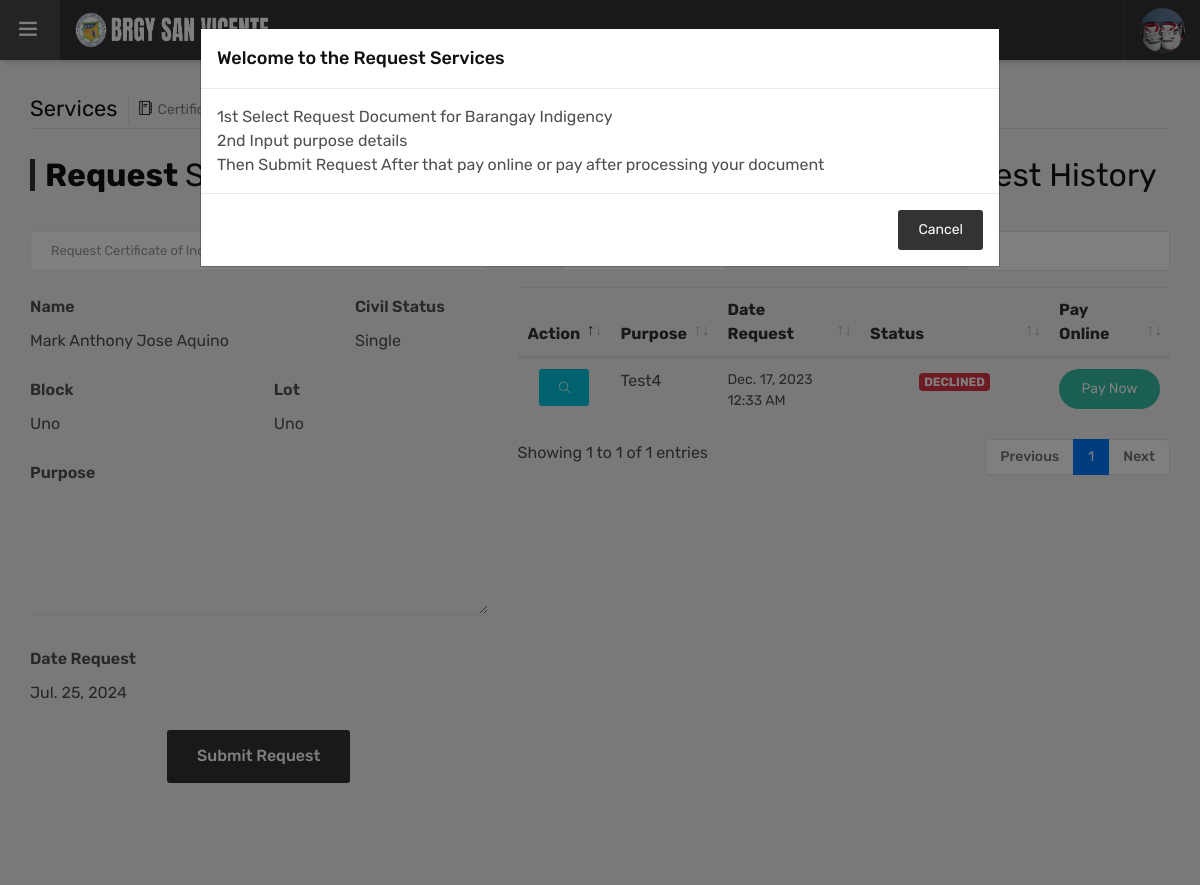
The page /residents/indigency.php (signed in) on the database its author committed.
### tables this page shows
CREATE TABLE `residents` (
  `id` int(11) NOT NULL,
  `id_number` varchar(50) NOT NULL,
  `fname` varchar(200) NOT NULL,
  `mname` varchar(200) NOT NULL,
  `lname` varchar(200) NOT NULL,
  `gender` varchar(20) NOT NULL,
  `civil_status` varchar(50) NOT NULL,
  `email` varchar(50) NOT NULL,
  `password` varchar(65) NOT NULL,
  `contact_number` varchar(50) NOT NULL,
  `address` varchar(500) NOT NULL,
  `address2` varchar(100) DEFAULT NULL,
  `resident_since` varchar(100) DEFAULT NULL,
  `birth_date` date DEFAULT NULL,
  `ext` varchar(200) DEFAULT NULL,
  `address3` varchar(200) DEFAULT NULL,
  `birth_place` varchar(200) DEFAULT NULL,
  `occupation` varchar(200) DEFAULT NULL,
  `fourps` varchar(11) NOT NULL,
  `status` int(11) NOT NULL,
  `verified` int(11) NOT NULL,
  `email_verif` int(11) DEFAULT NULL,
  `date_registered` datetime NOT NULL,
  `resident_status` varchar(50) DEFAULT NULL,
  `photo` varchar(200) DEFAULT NULL
);

CREATE TABLE `request` (
  `id` int(11) NOT NULL,
  `resident_id` int(11) NOT NULL,
  `request_type` int(11) NOT NULL,
  `purpose` varchar(200) NOT NULL,
  `date_issued` datetime NOT NULL,
  `date_pickup` date DEFAULT NULL,
  `status2` varchar(100) DEFAULT NULL,
  `status` int(11) NOT NULL
);

### global/model.php (called while the page is built, shortened)
<?php
	Class Model {
		private $server = "localhost";
		private $username = "root";
		private $password = "";
		private $dbname = "brgy_salvacion";
		private $conn;
		public function __construct() {
			try {
				$this->conn = new mysqli($this->server, $this->username, $this->password, $this->dbname);
			} catch (Exception $e) {
				echo "Connection failed" . $e->getMessage();
			}
		}
		public function displayDepartment2($id) {
			$data = null;
			$query = "SELECT * FROM residents WHERE id = ?";
			if($stmt = $this->conn->prepare($query)) {
				$stmt->bind_param("i", $id);
				$stmt->execute();
				$result = $stmt->get_result();
				while ($row = $result->fetch_assoc()) {
					$data[] = $row;
				}
			}
			return $data;
		}
		public function fetchRequestsHistory2($id, $request_type) {
			$data = null;
			$query = "SELECT a.*, b.fname, b.mname, b.lname, b.address, b.address2, b.resident_since, b.civil_status, b.id AS resident_id FROM request AS a INNER JOIN residents AS b ON a.resident_id = b.id WHERE a.resident_id = ? AND a.request_type = ? ORDER BY a.id DESC";
			if ($stmt = $this->conn->prepare($query)) {
				$stmt->bind_param('ii', $id, $request_type);
				$stmt->execute();
				$result = $stmt->get_result();
				while ($row = $result->fetch_assoc()) {
					$data[] = $row;
				}
			}
			return $data;
		}
	}
?>

### residents/department.php (called while the page is built, shortened)
<?php
	$department = $model->displayDepartment2($_SESSION['sess2']);
	if (!empty($department)) {
		foreach ($department as $dep) {
			$r_fname = $dep['fname'];
			$r_mname = $dep['mname'];
			$r_lname = $dep['lname'];
			$r_civil_status = $dep['civil_status'];
			$r_address = $dep['address'];
			$r_address2 = $dep['address2'];
			$photo = $dep['photo'];
														if ($photo == '') {
															$photo = 'default';
    													}
    													else {
    														$photo = $dep['photo'];
    													}
		}
	}
?>

### residents/indigency.php (the view, shortened to what this page needs)
<?php
	include('../global/model.php');
	$model = new Model();
	include('department.php');
	$row = $r_id;
?>
<!DOCTYPE html>
<html lang="en">
	<head>
		<link rel="stylesheet" type="text/css" href="../dashboard/assets/css/dataTables.bootstrap4.min.css">
		<link rel="stylesheet" type="text/css" href="../dashboard/assets/css/assets.css">
		<link rel="stylesheet" type="text/css" href="../dashboard/assets/vendors/calendar/fullcalendar.css">
		<link rel="stylesheet" type="text/css" href="../dashboard/assets/css/typography.css">
		<link rel="stylesheet" type="text/css" href="../dashboard/assets/css/shortcodes/shortcodes.css">
		<link rel="stylesheet" type="text/css" href="../dashboard/assets/css/style.css">
		<link rel="stylesheet" type="text/css" href="../dashboard/assets/css/dashboard.css">
	</head>
	<body class="ttr-opened-sidebar ttr-pinned-sidebar" style="background-color: #F3F3F3;">
		<?php include 'navbar.php'; ?>
		<main class="ttr-wrapper" style="background-color: #F3F3F3;">
			<div class="container-fluid">
				<div class="db-breadcrumb">
					<h4 class="breadcrumb-title">Services</h4>
					<ul class="db-breadcrumb-list">
						<li><i class="ti-agenda"></i>Certificate of Indigency</li>
					</ul>
				</div>
				<div class="row">
					<div class="col-lg-5 m-b30">
									<form class="contact-bx dzForm" method="post">
										<div class="heading-bx left">
											<h2 class="title-head">Request <span>Services</span></h2>
										</div>
										<div style="padding: 5px;"></div>
										<div class="row placeani" id="sent">
											<div class="col-lg-12">
												<select class="form-control" id="switch-page">
													<option value="3" selected>Request Certificate of Indigency</option>
												</select>
											</div>
											<div class="col-lg-8">
												<br>
												<div class="form-group">
													<label>Name</label><div class="input-group">
														<?php echo $r_fname; ?> <?php echo $r_mname; ?> <?php echo $r_lname; ?>
													</div>
												</div>
											</div>
											<div class="col-lg-4">
												<br>
												<div class="form-group">
													<label>Civil Status</label><div class="input-group">
														<?php echo $r_civil_status; ?>
													</div>
												</div>
											</div>
											<div class="col-lg-6">
												<div class="form-group">
													<label>Block</label><div class="input-group">
														<?php echo $r_address; ?>
													</div>
												</div>
											</div>
											<div class="col-lg-6">
												<div class="form-group">
													<label>Lot</label><div class="input-group">
														<?php echo $r_address2; ?>
													</div>
												</div>
											</div>
											<div class="col-lg-12">
												<div class="form-group">
													<label>Purpose</label><div class="input-group">
														<textarea name="message" rows="1" class="form-control" required minlength="5" maxlength="300" ></textarea>
													</div>
												</div>
											</div>
											<div class="col-lg-12">
												<div class="form-group">
													<label>Date Request</label><div class="input-group">
														<?php echo date("M. d, Y"); ?>
													</div>
												</div>
											</div>
										</form>
											<div class="col-lg-12">
												<div id="request_button">
													<?php
													$request_type = 3;
													$rows = $model->pendingRequestChecker($_SESSION['sess2'], $request_type);
													if (!empty($rows)) {
														foreach ($rows as $row) {
														}
													?>
													<center>
														<h3 style="color: green;">YOUR REQUEST IS PENDING</h3>
														<button type="button" data-toggle="modal" data-target="#view-cancel-<?php echo $row['id']; ?>" class="btn red radius-xl" style="width: 210px;height: 50px;display: flex;align-items: center;justify-content: center;" <?php if (!isset($_COOKIE['cancel_request_indigency'])) { echo 'disabled'; } ?>><i class="ti-archive" style="font-size: 15px;"></i><span style="font-size: 15px;">&nbsp;&nbsp;CANCEL REQUEST</span></button>
													</center>
													<?php
														if (isset($_POST['cancel'])) {
															$model->updateRequestStatus(4, $_POST['cancel_hidden']);
															setcookie('cancel_request_indigency', null, -1, '/');
															echo "<script>window.open('indigency', '_self');</script>";
														}
													} else { ?>
													<center><button name="post_msg" type="submit" class="btn button-md button-block">Submit Request</button></center>
													<?php } ?>
												</div>
											</div>
											<div class="col-lg-12" align="center">
											<br>
											</div>
										</div>
					</div>
					<div class="col-lg-7 m-b30">
						<div class="heading-bx left">
							<h2 class="title-head">Certificate of Indigency<span> Request History</span></h2>
						</div>
						<div class="table-responsive">
							<table id="table" class="table hover" style="width:100%">
								<thead>
									<tr>
										<th width="50">Action</th>
										<th>Purpose</th>
										<th>Date Request</th>
										<th width="150">Status</th>
										<th>Pay Online</th>
									</tr>
								</thead>
								<tbody>
									<?php
										$rows = $model->fetchRequestsHistory2($_SESSION['sess2'], $request_type);
										if (!empty($rows)) {
											foreach ($rows as $row) {
									?>
									<tr>
										<td><center><a href="" class="btn blue" style="width: 50px; height: 37px;" data-toggle="modal" data-target="#view-<?php echo $row['id']; ?>"><div data-toggle="tooltip" title="View Details"><i class="ti-search" style="font-size: 12px;"></i></div></a></center></td>
										<td><?php echo $row['purpose']; ?></td>
										<td style="font-size: 14px;"><?php echo date('M. d, Y g:i A', strtotime($row['date_issued'])); ?></td>
										<td>
											<center>
												<?php
												if ($row['status'] == 1) {
												?>
												<!-- <form method="POST" target="_blank">
													<input type="hidden" name="name" value="<?php echo $row['fname']; ?> <?php echo $row['mname']; ?> <?php echo $row['lname']; ?>">
													<input type="hidden" name="address" value="<?php echo $row['address']; ?>">
													<input type="hidden" name="address2" value="<?php echo $row['address2']; ?>">
													<input type="hidden" name="purpose" value="<?php echo $row['purpose']; ?>">
													<input type="hidden" name="resident_since" value="<?php echo $row['resident_since']; ?>">
													<input type="hidden" name="civil_status" value="<?php echo $row['civil_status']; ?>">
													<input type="hidden" name="date_issued" value="<?php echo $row['date_issued']; ?>">
													<button type="submit" name="indigency" class="btn green radius-xl" style="float: right;">APPROVED</button><br><br>
												</form> -->
												<span style="color: green;"><b><?php echo $row['status2']; ?><br><?php echo date('M. d, Y', strtotime($row['date_pickup'])); ?></b></span>
												<?php
												}
												else if ($row['status'] == 2) {
												?>
												<span class="badge badge-primary">PEDNING</span>
												<?php
												}
												else if ($row['status'] == 4) {
												?>
													<span class="badge badge-danger">DECLINED</span>
												<?php
												}
												else {
												?>
													<span class="badge badge-danger">DECLINED</span>
												<?php
												}
												?>
											</center>
										</td>
										<td>
											<center>
													<a href="https://pm.link/orgbarangay-konektado01/test/DLSoA77" target="_blank"><button class="btn btn-block green radius-xl" style="float: right;">Pay Now</button>
											</center>
										</td>
									</tr>
									<?php
										}
									}
									?>
								</tbody>
							</table>
						</div>
					</div>
				</div>
		</main>
		<div class="modal fade" id="myModal" tabindex="-1" role="dialog" aria-labelledby="exampleModalLabel2"
        aria-hidden="true">
        <div class="modal-dialog modal-lg" role="document">
            <div class="modal-content">
                <div class="modal-header">
                    <h5 class="modal-title" id="exampleModalLabel2">Welcome to the Request Services</h5>
                </div>
                <div class="modal-body">1st Select Request Document for Barangay Indigency<br>
				2nd Input purpose details<br>
				Then Submit Request
				After that pay online or pay after processing your document
				</div>
                <div class="modal-footer">
                    <button class="btn btn-secondary" type="button" data-dismiss="modal">Cancel</button>
                </div>
            </div>
        </div>
    </div>
	</body>
</html>

### residents/navbar.php (shortened to what this page needs)
<header class="ttr-header">
	<div class="ttr-header-wrapper">
		<div class="ttr-toggle-sidebar ttr-material-button">
			<i class="ti-menu ttr-close-icon"></i>
		</div>
		<div class="ttr-logo-box">
			<div>
				<a href="homepage" class="ttr-logo">
					<img alt="" class="ttr-logo-desktop" src="../assets/images/logo-white1.png" style="width: 200px; height: 36px;">
				</a>
			</div>
		</div>
		<div class="ttr-header-right ttr-with-seperator">
			<ul class="ttr-header-navigation">
				<li>
					<a href="#" class="ttr-material-button ttr-submenu-toggle"><img src="../assets/images/profile-pictures/<?php echo $photo; ?>.jpg" style="height: 45px; width: 45px;border-radius: 50%;"></a>
				</li>
			</ul>
		</div>
	</div>
</header>

### rows shown on the page
residents: photo (picture), fname "Mark Anthony", mname "Jose", lname "Aquino", civil_status "Single", address "Uno", address2 "Uno"
request: purpose "Test4", date_issued "Dec. 17, 2023 12:33 AM", status "DECLINED"
